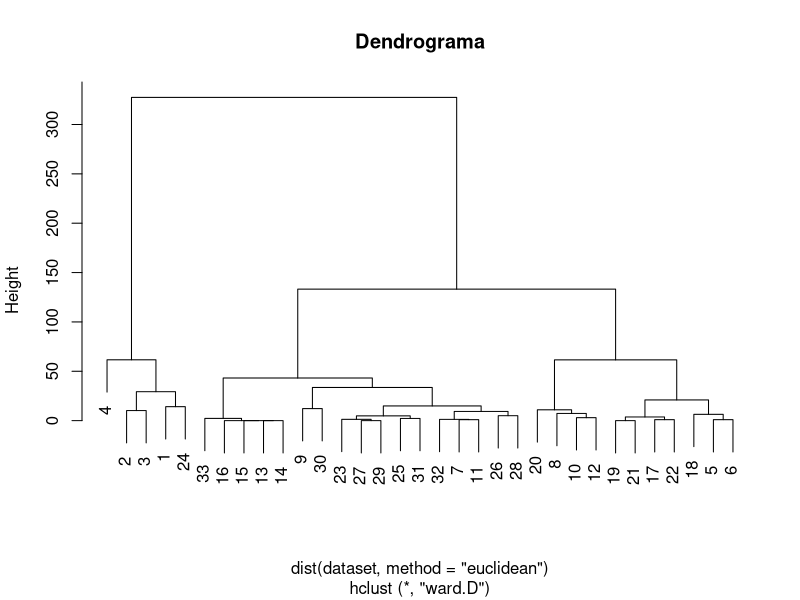
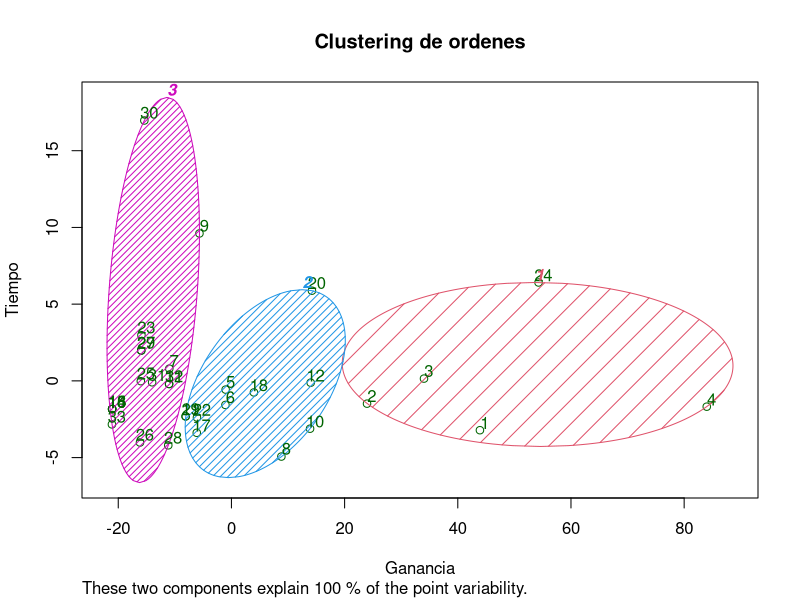

These charts were generated, in order, by the following R code:
#Clustering con K-means

#Importar los datos

dataset = read.csv("Fiverr_Orders.csv")

dataset = dataset[, 3:6]

#Codificar las variables categóricas

dataset$Status = factor(dataset$Status,
                        levels = c("Completed", "Cancelled"),
                        labels = c(1, 0))

#Tratamiento de los valores NAs

dataset$Stars = ifelse(is.na(dataset$Stars), 
                       ave(dataset$Stars, FUN=function(x) mean(x, na.rm = TRUE)),
                       dataset$Stars)

#Utilizar el dendrograma para encontrar el número óptimo de clusters

dendrogram = hclust(dist(dataset, method = "euclidean"),
                    method = "ward.D")

plot(dendrogram,
     main = "Dendrograma")

#Ajustar el clustering jerárquico a nuestro dataset

hc = hclust(dist(dataset, method = "euclidean"),
            method = "ward.D")

Y_hc = cutree(hc, k=3)

library(cluster)

dataset = dataset[1:2]

clusplot(dataset,
         Y_hc,
         lines = 0,
         shade = TRUE,
         color = TRUE,
         labels = 2,
         plotchar = FALSE,
         span = TRUE,
         main = "Clustering de ordenes",
         xlab = "Ganancia",
         ylab = "Tiempo"
)